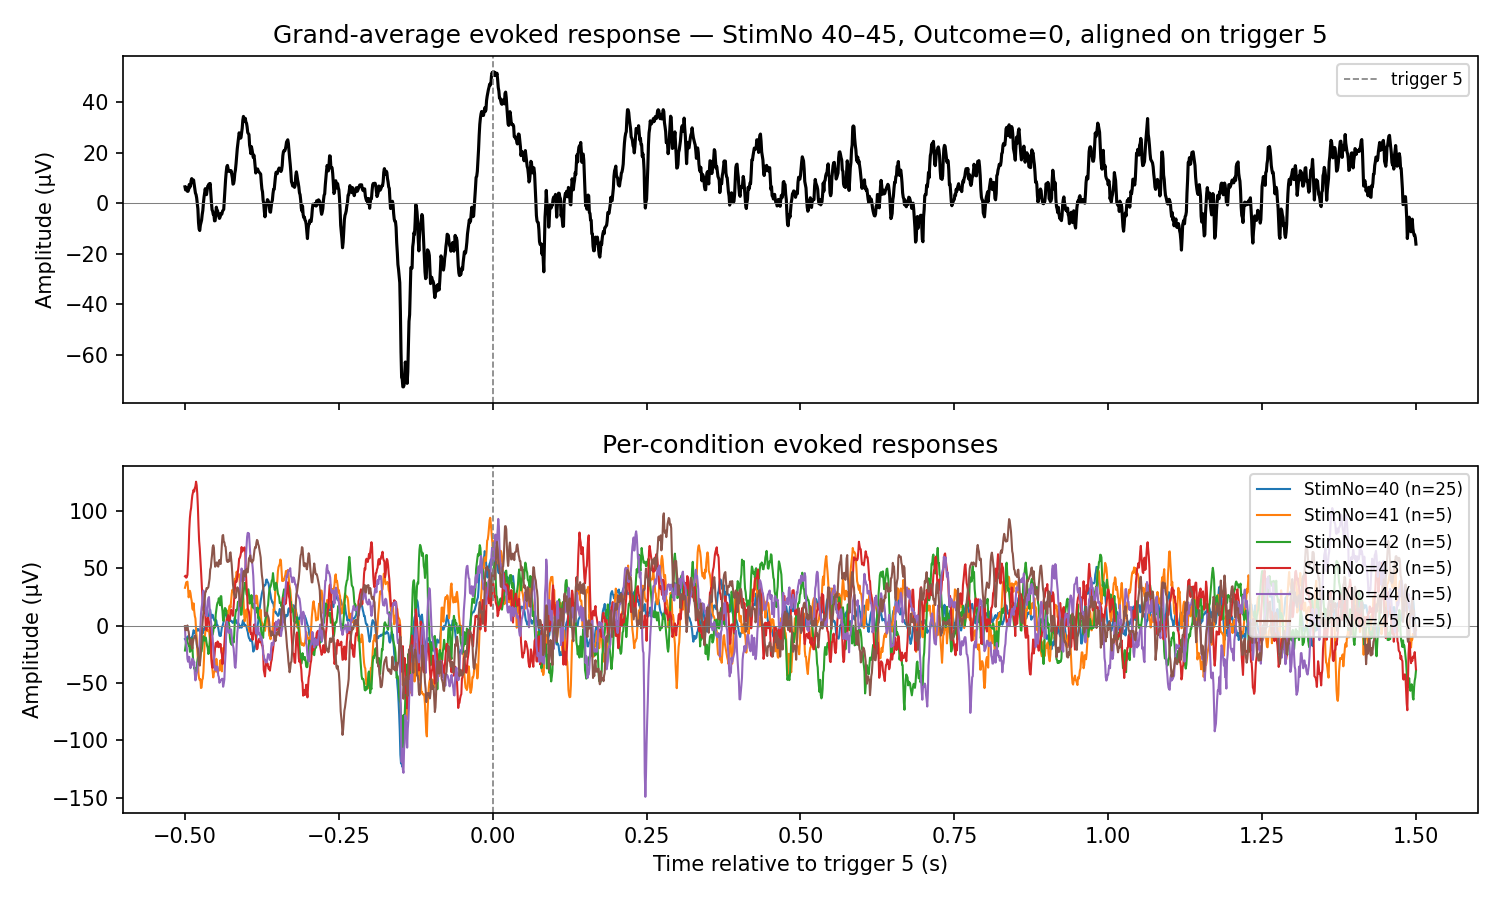

The Python source for this figure:
# -*- coding: utf-8 -*-
"""Example: load a DH5 file with MNE, create epochs, and compute trial-averaged responses.

Analysis choices
----------------
- Only trials with StimNo 40–45 and Outcome=0 (Hit) are included.
- Epochs are aligned to EV02 trigger 5 (not to trial onset).
- Epoch window: -0.5 s to +1.5 s around trigger 5.
- Baseline correction over the pre-trigger interval (-0.5 s to 0 s).

Steps
-----
1. Read CONT1 as a lazy MNE Raw object (no data copied into RAM yet).
2. Build epochs aligned to trigger 5 that fall inside selected trials.
3. Compute trial-averaged (evoked) response per StimNo condition.
4. Plot the grand-average and per-condition evoked responses.
"""

import pathlib

import matplotlib.pyplot as plt
import mne
import numpy as np

from dh5io.dh5mne import read_raw_dh5

EXAMPLE_FILE = pathlib.Path(__file__).parent / "example.dh5"

STIM_NOS = range(40, 46)  # StimNo 40, 41, 42, 43, 44, 45
OUTCOME = 0  # Hit
TRIGGER = 5  # EV02 event code to align on
TMIN = -0.5  # seconds before trigger
TMAX = 1.5  # seconds after trigger
BASELINE = (-0.5, 0.0)  # pre-trigger baseline

# ---------------------------------------------------------------------------
# 1. Load the file as a lazy Raw object
# ---------------------------------------------------------------------------
raw = read_raw_dh5(EXAMPLE_FILE, cont_ids=[1], preload=False)
print(raw)
print(f"Sampling frequency : {raw.info['sfreq']} Hz")
print(f"Number of channels : {raw.info['nchan']}")
print(f"Total duration     : {raw.times[-1]:.1f} s")

# ---------------------------------------------------------------------------
# 2. Build epochs aligned to trigger 5, restricted to selected trials
#
#    Strategy:
#    a) Extract all trigger-5 event times from the EV02 annotations.
#    b) For each trigger, check whether it falls inside a trial annotation
#       with the desired StimNo and Outcome.
#    c) Keep only those triggers; build mne.Epochs from the filtered set.
# ---------------------------------------------------------------------------

# Collect trial windows for the desired conditions: {stim_no: [(onset, offset), ...]}
trial_windows: dict[int, list[tuple[float, float]]] = {sn: [] for sn in STIM_NOS}
for ann in raw.annotations:
    desc = str(ann["description"])
    if not desc.startswith("trial/"):
        continue
    parts = {kv.split("=")[0]: kv.split("=")[1] for kv in desc.split("/")[1:]}
    sn = int(parts["StimNo"])
    oc = int(parts["Outcome"])
    if sn in STIM_NOS and oc == OUTCOME:
        onset = float(ann["onset"])
        trial_windows[sn].append((onset, onset + float(ann["duration"])))

n_selected_trials = sum(len(v) for v in trial_windows.values())
print(
    f"\nSelected trials (StimNo {min(STIM_NOS)}–{max(STIM_NOS)}, Outcome={OUTCOME}): "
    f"{n_selected_trials}"
)
for sn in STIM_NOS:
    print(f"  StimNo={sn}: {len(trial_windows[sn])} trials")

# Get all trigger-5 event times from the "event/5" annotations
trigger_times = np.array(
    [
        float(ann["onset"])
        for ann in raw.annotations
        if str(ann["description"]) == f"event/{TRIGGER}"
    ]
)
print(f"\nTotal trigger-{TRIGGER} events in file: {len(trigger_times)}")

# For each trigger, find which StimNo trial (if any) contains it
trigger_stim: list[tuple[float, int]] = []  # (trigger_time, stim_no)
for t in trigger_times:
    for sn, windows in trial_windows.items():
        for t_start, t_end in windows:
            if t_start <= t <= t_end:
                trigger_stim.append((t, sn))
                break
        else:
            continue
        break

print(f"Trigger-{TRIGGER} events inside selected trials: {len(trigger_stim)}")

# Build MNE events array from the filtered triggers: [sample, 0, stim_no]
sfreq = raw.info["sfreq"]
events = np.array(
    [[int(round(t * sfreq)), 0, sn] for t, sn in trigger_stim],
    dtype=np.int64,
)
event_id = {f"StimNo={sn}": sn for sn in STIM_NOS if sn in events[:, 2]}

epochs = mne.Epochs(
    raw,
    events,
    event_id=event_id,
    tmin=TMIN,
    tmax=TMAX,
    baseline=BASELINE,
    preload=True,
    verbose=False,
)
print(
    f"\nEpochs: {len(epochs)} kept × {epochs.info['nchan']} ch × {len(epochs.times)} samples"
)

# ---------------------------------------------------------------------------
# 3. Compute evoked response per StimNo condition
# ---------------------------------------------------------------------------
evokeds: dict[int, mne.Evoked] = {}
for sn in STIM_NOS:
    key = f"StimNo={sn}"
    if key not in event_id:
        continue
    subset = epochs[key]
    if len(subset) == 0:
        continue
    evoked = subset.average()
    evoked.comment = f"StimNo={sn} (n={len(subset)})"
    evokeds[sn] = evoked
    print(f"  StimNo={sn}: {len(subset):3d} epochs → evoked")

# ---------------------------------------------------------------------------
# 4. Plot
# ---------------------------------------------------------------------------
grand_avg = mne.grand_average(list(evokeds.values()))
grand_avg.comment = "Grand average"

fig, axes = plt.subplots(2, 1, figsize=(10, 6), sharex=True)

# Top: grand average
axes[0].plot(grand_avg.times, grand_avg.data[0] * 1e6, color="black", linewidth=1.5)
axes[0].axvline(0, color="grey", linestyle="--", linewidth=0.8, label="trigger 5")
axes[0].axhline(0, color="grey", linestyle="-", linewidth=0.5)
axes[0].set_ylabel("Amplitude (µV)")
axes[0].set_title(
    f"Grand-average evoked response — StimNo {min(STIM_NOS)}–{max(STIM_NOS)}, "
    f"Outcome={OUTCOME}, aligned on trigger {TRIGGER}"
)
axes[0].legend(fontsize=8)

# Bottom: per-condition
cmap = plt.cm.tab10
for idx, (sn, evoked) in enumerate(sorted(evokeds.items())):
    axes[1].plot(
        evoked.times,
        evoked.data[0] * 1e6,
        label=evoked.comment,
        color=cmap(idx % 10),
        linewidth=1.0,
    )
axes[1].axvline(0, color="grey", linestyle="--", linewidth=0.8)
axes[1].axhline(0, color="grey", linestyle="-", linewidth=0.5)
axes[1].set_xlabel("Time relative to trigger 5 (s)")
axes[1].set_ylabel("Amplitude (µV)")
axes[1].set_title("Per-condition evoked responses")
axes[1].legend(fontsize=8, loc="upper right")

plt.tight_layout()
plt.savefig(pathlib.Path(__file__).parent / "example_dh5mne.png", dpi=150)
plt.show()
